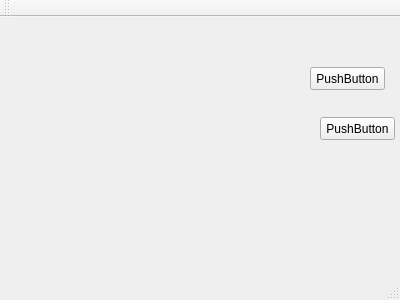
<?xml version="1.0" encoding="UTF-8"?>
<ui version="4.0">
 <class>MainWindow</class>
 <widget class="QMainWindow" name="MainWindow">
  <property name="geometry">
   <rect>
    <x>0</x>
    <y>0</y>
    <width>400</width>
    <height>300</height>
   </rect>
  </property>
  <property name="windowTitle">
   <string>MainWindow</string>
  </property>
  <widget class="QWidget" name="centralWidget">
   <widget class="openglwindow" name="widget" native="true">
    <property name="geometry">
     <rect>
      <x>20</x>
      <y>10</y>
      <width>261</width>
      <height>191</height>
     </rect>
    </property>
   </widget>
   <widget class="QPushButton" name="pushButton">
    <property name="geometry">
     <rect>
      <x>310</x>
      <y>50</y>
      <width>75</width>
      <height>23</height>
     </rect>
    </property>
    <property name="text">
     <string>PushButton</string>
    </property>
   </widget>
   <widget class="QPushButton" name="pushButton_2">
    <property name="geometry">
     <rect>
      <x>320</x>
      <y>100</y>
      <width>75</width>
      <height>23</height>
     </rect>
    </property>
    <property name="text">
     <string>PushButton</string>
    </property>
   </widget>
  </widget>
  <widget class="QMenuBar" name="menuBar">
   <property name="geometry">
    <rect>
     <x>0</x>
     <y>0</y>
     <width>400</width>
     <height>23</height>
    </rect>
   </property>
  </widget>
  <widget class="QToolBar" name="mainToolBar">
   <attribute name="toolBarArea">
    <enum>TopToolBarArea</enum>
   </attribute>
   <attribute name="toolBarBreak">
    <bool>false</bool>
   </attribute>
  </widget>
  <widget class="QStatusBar" name="statusBar"/>
 </widget>
 <layoutdefault spacing="6" margin="11"/>
 <customwidgets>
  <customwidget>
   <class>openglwindow</class>
   <extends>QWidget</extends>
   <header>openglwindow.h</header>
   <container>1</container>
  </customwidget>
 </customwidgets>
 <resources/>
 <connections/>
</ui>
